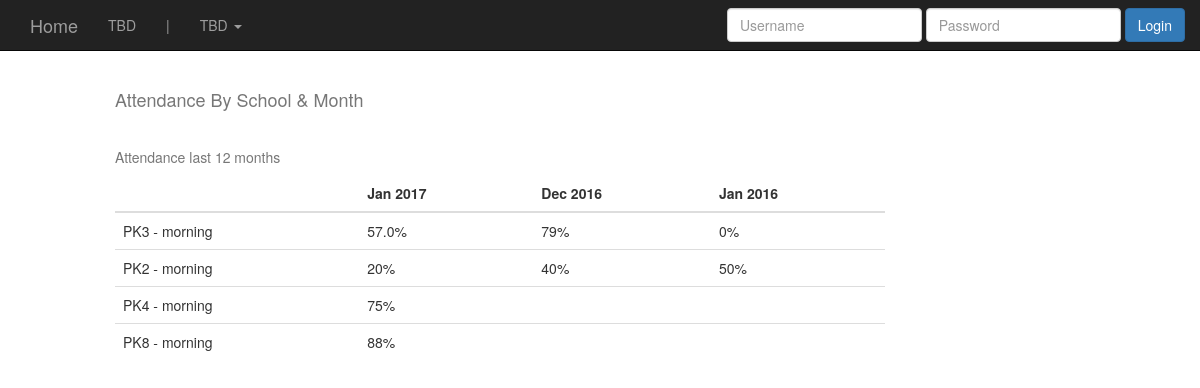
/attendance_by_school_month/, run on the app's committed database.
### schools/models.py (models this page shows, shortened)
class School(models.Model):
        school_name = models.CharField(max_length=255)
        shift = models.CharField(max_length=255)
        school_address = models.CharField(max_length=255)
        city = models.CharField(max_length=255)
        date_opened = models.DateField(auto_now=False, auto_now_add=False)

### attendance/views.py (the view)
# urls.py: url(r'^attendance_by_school_month/$', att.attendance_by_school_month, name='attendance_by_school_month'),
def attendance_by_school_month(request):
    attendance_months = get_attendance_months()
    attendance = dict()
    attendance['months'] = set(attendance_months)
    attendance['months'] = list(attendance['months'])
    attendance['months'].sort(reverse=True)
    attendance['months'] = attendance['months'][:12]
    attendance['schools'] = dict()
    """
    {
         months: [jan, feb, march]
         schools: {
                     pk1: {jan: 23, feb: N/A, march:33},
                     pk2: {jan: N/A, feb: 99, march: 33},
                     pk3: {jan: 23, feb: 88, march: 33}
                   }
     }
    """
    for date in attendance['months']:
        schools_in_month = School.objects \
            .filter(
                student__attendance__attendance_date__year=date.year,
                student__attendance__attendance_date__month=date.month
            )\
            .annotate(
                present=Count(Case(When(student__attendance__status='present', then=1))),
                absent=Count(Case(When(student__attendance__status='absent', then=1))),
            )
        for school in schools_in_month:
            school.attendance = round(school.present / (school.present + school.absent), 2) * 100
            if school.school_name in attendance['schools'].keys():
                attendance['schools'][school.school_name].update({date: school.attendance})
            else:
                attendance['schools'][school.school_name] = {date: school.attendance}
    return render(request, 'attendance_by_school_month.html', {'attendance': attendance})

### attendance/views.py (called while the page is built)
def get_attendance_months():
    truncate_month = connection.ops.date_trunc_sql('month', 'attendance_date')
    attendance = Attendance.objects.extra({'month': truncate_month}).values('month') \
        .annotate(
        attendace_days=Count('student')
    ).order_by('-attendance_date')
    attendance_months = [datetime.datetime.strptime(dt['month'], "%Y-%m-%d").date() for dt in attendance]
    return attendance_months

### templates/attendance_by_school_month.html
{% extends "base.html" %}
{% load staticfiles %}
{% load crispy_forms_tags %}
{% block content %}
<br>
<br>
<div class='col-sm-8 col-sm-offset-1'>
<h4> Attendance By School & Month </h4>
<br>
<h5>Attendance last 12 months</h5>
    <table class="table">
        <thead>
            <tr>
                    <th></th>
                {% for date in attendance.months %}
                    <th>{{ date|date:"M Y" }}</th>
                {% endfor %}
            </tr>
        </thead>
        <tbody>
            {% for school_name, school_attendance in attendance.schools.items %}
                <tr>
                    <td>{{ school_name }}</td>
                    {% for date in attendance.months %}
                        <td>
                            {% for key, value in school_attendance.items %}
                                {% ifequal key date %}
                                    {{ value|floatformat:"-1" }}%
                                {% endifequal %}
                            {% endfor %}
                        </td>
                    {% endfor %}
                </tr>
            {% endfor %}
        </tbody>
    </table>
</div>
{% endblock %}

### static/css/base.css (style rules this page uses)
h4 { color: #777777; }
h5 { color: #777777; }

### data on the page
School: schools "PK3 - morning"
School: schools "PK2 - morning"
School: schools "PK4 - morning"
School: schools "PK8 - morning"

### other printed values
{{ date|date:"M Y" }} "Jan 2017" "Dec 2016" "Jan 2016"
{{ value|floatformat:"-1" }} "57.0" "79" "0" "20" "40" "50" "75" "88"
